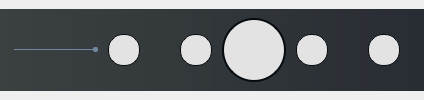
               <widget class="QWidget" name="widget_4" native="true">
                <property name="sizePolicy">
                 <sizepolicy hsizetype="Preferred" vsizetype="Fixed">
                  <horstretch>0</horstretch>
                  <verstretch>0</verstretch>
                 </sizepolicy>
                </property>
                <layout class="QHBoxLayout" name="horizontalLayout_6">
                 <property name="spacing">
                  <number>0</number>
                 </property>
                 <property name="leftMargin">
                  <number>0</number>
                 </property>
                 <property name="topMargin">
                  <number>0</number>
                 </property>
                 <property name="rightMargin">
                  <number>0</number>
                 </property>
                 <property name="bottomMargin">
                  <number>0</number>
                 </property>
                 <item>
                  <layout class="QVBoxLayout" name="verticalLayout">
                   <property name="spacing">
                    <number>0</number>
                   </property>
                   <item>
                    <widget class="QWidget" name="widget_6" native="true">
                     <property name="sizePolicy">
                      <sizepolicy hsizetype="Preferred" vsizetype="Fixed">
                       <horstretch>0</horstretch>
                       <verstretch>0</verstretch>
                      </sizepolicy>
                     </property>
                     <property name="styleSheet">
                      <string notr="true">QWidget{
background-color: qlineargradient(spread:pad, x1:0, y1:0, x2:1, y2:0, stop:0 rgba(59, 65, 65, 255), stop:1 rgba(40, 44, 51, 255));
}
	</string>
                     </property>
                     <layout class="QHBoxLayout" name="horizontalLayout_8">
                      <item>
                       <layout class="QHBoxLayout" name="horizontalLayout_7">
                        <property name="spacing">
                         <number>0</number>
                        </property>
                        <property name="sizeConstraint">
                         <enum>QLayout::SetDefaultConstraint</enum>
                        </property>
                        <item>
                         <spacer name="horizontalSpacer_14">
                          <property name="orientation">
                           <enum>Qt::Horizontal</enum>
                          </property>
                          <property name="sizeType">
                           <enum>QSizePolicy::Fixed</enum>
                          </property>
                          <property name="sizeHint" stdset="0">
                           <size>
                            <width>5</width>
                            <height>20</height>
                           </size>
                          </property>
                         </spacer>
                        </item>
                        <item>
                         <widget class="QSlider" name="volumeSlider">
                          <property name="sizePolicy">
                           <sizepolicy hsizetype="Fixed" vsizetype="Fixed">
                            <horstretch>0</horstretch>
                            <verstretch>0</verstretch>
                           </sizepolicy>
                          </property>
                          <property name="styleSheet">
                           <string notr="true">QSlider{
	background: transparent;
}

QSlider::groove:horizontal {
	height: 1px;
	background: transparent;
}

QSlider::handle:horizontal {
	
	color: rgb(210, 74, 67);
	border: none;
	background: #7187a0;
	width: 5px;
	margin: -2px 0;
	border-radius:2px;
}

QSlider::add-page:horizontal {
    background: red;
}

QSlider::sub-page:horizontal {
    background: #7187a0;
}

</string>
                          </property>
                          <property name="maximum">
                           <number>100</number>
                          </property>
                          <property name="value">
                           <number>100</number>
                          </property>
                          <property name="orientation">
                           <enum>Qt::Horizontal</enum>
                          </property>
                         </widget>
                        </item>
                        <item>
                         <spacer name="horizontalSpacer_12">
                          <property name="orientation">
                           <enum>Qt::Horizontal</enum>
                          </property>
                          <property name="sizeType">
                           <enum>QSizePolicy::Fixed</enum>
                          </property>
                          <property name="sizeHint" stdset="0">
                           <size>
                            <width>10</width>
                            <height>20</height>
                           </size>
                          </property>
                         </spacer>
                        </item>
                        <item>
                         <widget class="QPushButton" name="muteButton">
                          <property name="sizePolicy">
                           <sizepolicy hsizetype="Fixed" vsizetype="Fixed">
                            <horstretch>0</horstretch>
                            <verstretch>0</verstretch>
                           </sizepolicy>
                          </property>
                          <property name="minimumSize">
                           <size>
                            <width>32</width>
                            <height>32</height>
                           </size>
                          </property>
                          <property name="maximumSize">
                           <size>
                            <width>32</width>
                            <height>32</height>
                           </size>
                          </property>
                          <property name="font">
                           <font>
                            <family>Webdings</family>
                            <pointsize>14</pointsize>
                            <kerning>true</kerning>
                           </font>
                          </property>
                          <property name="styleSheet">
                           <string notr="true">QPushButton{
	border-style: solid;
	border-color: #050a0e;
	border-width: 1px;
	border-radius:15px;
	color: #d3dae3;
	padding: 2px;
	background-color: rgb(227, 227, 227);
}
QPushButton::default{
	border-style: solid;
	border-color: #050a0e;
	border-width: 1px;
	border-radius: 15px;
	color: #FFFFFF;
	padding: 2px;
	background-color: rgb(227, 227, 227);
}
QPushButton:hover{
	border-style: solid;
	border-color:white;
	border-width: 2px;
    border-radius:15px;
	color: #d3dae3;
	padding: 2px;
}
QPushButton:pressed{
	border-style: solid;
	border-color:#d24a43;
	border-width: 2px;
    border-radius:15px;
	color: #d3dae3;
	padding: 2px;
}</string>
                          </property>
                          <property name="text">
                           <string/>
                          </property>
                          <property name="iconSize">
                           <size>
                            <width>24</width>
                            <height>24</height>
                           </size>
                          </property>
                          <property name="checkable">
                           <bool>false</bool>
                          </property>
                         </widget>
                        </item>
                        <item>
                         <spacer name="horizontalSpacer_11">
                          <property name="orientation">
                           <enum>Qt::Horizontal</enum>
                          </property>
                          <property name="sizeHint" stdset="0">
                           <size>
                            <width>40</width>
                            <height>20</height>
                           </size>
                          </property>
                         </spacer>
                        </item>
                        <item>
                         <widget class="QPushButton" name="fwdButton">
                          <property name="sizePolicy">
                           <sizepolicy hsizetype="Fixed" vsizetype="Fixed">
                            <horstretch>0</horstretch>
                            <verstretch>0</verstretch>
                           </sizepolicy>
                          </property>
                          <property name="minimumSize">
                           <size>
                            <width>32</width>
                            <height>32</height>
                           </size>
                          </property>
                          <property name="maximumSize">
                           <size>
                            <width>32</width>
                            <height>32</height>
                           </size>
                          </property>
                          <property name="font">
                           <font>
                            <family>Webdings</family>
                            <pointsize>14</pointsize>
                           </font>
                          </property>
                          <property name="styleSheet">
                           <string notr="true">QPushButton{
	border-style: solid;
	border-color: #050a0e;
	border-width: 1px;
	border-radius:15px;
	color: #d3dae3;
	padding: 2px;
	background-color: rgb(227, 227, 227);
}
QPushButton::default{
	border-style: solid;
	border-color: #050a0e;
	border-width: 1px;
	border-radius: 15px;
	color: #FFFFFF;
	padding: 2px;
	background-color: rgb(227, 227, 227);
}
QPushButton:hover{
	border-style: solid;
	border-color:white;
	border-width: 2px;
    border-radius:15px;
	color: #d3dae3;
	padding: 2px;
}
QPushButton:pressed{
	border-style: solid;
	border-color:#d24a43;
	border-width: 2px;
    border-radius:15px;
	color: #d3dae3;
	padding: 2px;
}</string>
                          </property>
                          <property name="text">
                           <string/>
                          </property>
                          <property name="iconSize">
                           <size>
                            <width>24</width>
                            <height>24</height>
                           </size>
                          </property>
                         </widget>
                        </item>
                        <item>
                         <spacer name="horizontalSpacer_13">
                          <property name="orientation">
                           <enum>Qt::Horizontal</enum>
                          </property>
                          <property name="sizeType">
                           <enum>QSizePolicy::Fixed</enum>
                          </property>
                          <property name="sizeHint" stdset="0">
                           <size>
                            <width>10</width>
                            <height>20</height>
                           </size>
                          </property>
                         </spacer>
                        </item>
                        <item>
                         <widget class="QPushButton" name="playpauseButton">
                          <property name="sizePolicy">
                           <sizepolicy hsizetype="Fixed" vsizetype="Fixed">
                            <horstretch>0</horstretch>
                            <verstretch>0</verstretch>
                           </sizepolicy>
                          </property>
                          <property name="minimumSize">
                           <size>
                            <width>64</width>
                            <height>64</height>
                           </size>
                          </property>
                          <property name="maximumSize">
                           <size>
                            <width>64</width>
                            <height>64</height>
                           </size>
                          </property>
                          <property name="font">
                           <font>
                            <family>Webdings</family>
                            <pointsize>36</pointsize>
                           </font>
                          </property>
                          <property name="styleSheet">
                           <string notr="true">QPushButton{
	border-style: solid;
	border-color: #050a0e;
	border-width: 2px;
	border-radius:32px;
	color: #d3dae3;
	padding: 2px;
	background-color: rgb(227, 227, 227);
	
}
QPushButton::default{
	border-style: solid;
	border-color: #050a0e;
	border-width: 2px;
	border-radius: 32px;
	color: #FFFFFF;
	padding: 2px;
	background-color: rgb(227, 227, 227);
}
QPushButton:hover{
	border-style: solid;
	border-color:white;
	border-width: 2px;
    border-radius:32px;
	color: #d3dae3;
	padding: 2px;
}
QPushButton:pressed{
	border-style: solid;
	border-color:#d24a43;
	border-width: 2px;
    border-radius:32px;
	color: #d3dae3;
	padding: 2px;
}</string>
                          </property>
                          <property name="text">
                           <string/>
                          </property>
                          <property name="iconSize">
                           <size>
                            <width>128</width>
                            <height>128</height>
                           </size>
                          </property>
                          <property name="checkable">
                           <bool>true</bool>
                          </property>
                         </widget>
                        </item>
                        <item>
                         <spacer name="horizontalSpacer_17">
                          <property name="orientation">
                           <enum>Qt::Horizontal</enum>
                          </property>
                          <property name="sizeType">
                           <enum>QSizePolicy::Fixed</enum>
                          </property>
                          <property name="sizeHint" stdset="0">
                           <size>
                            <width>10</width>
                            <height>20</height>
                           </size>
                          </property>
                         </spacer>
                        </item>
                        <item>
                         <widget class="QPushButton" name="bwdButton">
                          <property name="sizePolicy">
                           <sizepolicy hsizetype="Fixed" vsizetype="Fixed">
                            <horstretch>0</horstretch>
                            <verstretch>0</verstretch>
                           </sizepolicy>
                          </property>
                          <property name="minimumSize">
                           <size>
                            <width>32</width>
                            <height>32</height>
                           </size>
                          </property>
                          <property name="maximumSize">
                           <size>
                            <width>32</width>
                            <height>32</height>
                           </size>
                          </property>
                          <property name="font">
                           <font>
                            <family>Webdings</family>
                            <pointsize>14</pointsize>
                           </font>
                          </property>
                          <property name="styleSheet">
                           <string notr="true">QPushButton{
	border-style: solid;
	border-color: #050a0e;
	border-width: 1px;
	border-radius:15px;
	color: #d3dae3;
	padding: 2px;
	background-color: rgb(227, 227, 227);
}
QPushButton::default{
	border-style: solid;
	border-color: #050a0e;
	border-width: 1px;
	border-radius: 15px;
	color: #FFFFFF;
	padding: 2px;
	background-color: rgb(227, 227, 227);
}
QPushButton:hover{
	border-style: solid;
	border-color:white;
	border-width: 2px;
    border-radius:15px;
	color: #d3dae3;
	padding: 2px;
}
QPushButton:pressed{
	border-style: solid;
	border-color:#d24a43;
	border-width: 2px;
    border-radius:15px;
	color: #d3dae3;
	padding: 2px;
}</string>
                          </property>
                          <property name="text">
                           <string/>
                          </property>
                          <property name="iconSize">
                           <size>
                            <width>24</width>
                            <height>24</height>
                           </size>
                          </property>
                         </widget>
                        </item>
                        <item>
                         <spacer name="horizontalSpacer_15">
                          <property name="orientation">
                           <enum>Qt::Horizontal</enum>
                          </property>
                          <property name="sizeHint" stdset="0">
                           <size>
                            <width>40</width>
                            <height>20</height>
                           </size>
                          </property>
                         </spacer>
                        </item>
                        <item>
                         <widget class="QPushButton" name="fullScrButton">
                          <property name="sizePolicy">
                           <sizepolicy hsizetype="Fixed" vsizetype="Fixed">
                            <horstretch>0</horstretch>
                            <verstretch>0</verstretch>
                           </sizepolicy>
                          </property>
                          <property name="minimumSize">
                           <size>
                            <width>32</width>
                            <height>32</height>
                           </size>
                          </property>
                          <property name="maximumSize">
                           <size>
                            <width>32</width>
                            <height>32</height>
                           </size>
                          </property>
                          <property name="font">
                           <font>
                            <family>Webdings</family>
                            <pointsize>18</pointsize>
                           </font>
                          </property>
                          <property name="styleSheet">
                           <string notr="true">QPushButton{
	border-style: solid;
	border-color: #050a0e;
	border-width: 1px;
	border-radius:15px;
	color: #d3dae3;
	padding: 2px;
	background-color: rgb(227, 227, 227);
}
QPushButton::default{
	border-style: solid;
	border-color: #050a0e;
	border-width: 1px;
	border-radius: 15px;
	color: #FFFFFF;
	padding: 2px;
	background-color: rgb(227, 227, 227);
}
QPushButton:hover{
	border-style: solid;
	border-color:white;
	border-width: 2px;
    border-radius:15px;
	color: #d3dae3;
	padding: 2px;
}
QPushButton:pressed{
	border-style: solid;
	border-color:#d24a43;
	border-width: 2px;
    border-radius:15px;
	color: #d3dae3;
	padding: 2px;
}</string>
                          </property>
                          <property name="text">
                           <string/>
                          </property>
                          <property name="iconSize">
                           <size>
                            <width>16</width>
                            <height>16</height>
                           </size>
                          </property>
                         </widget>
                        </item>
                        <item>
                         <spacer name="horizontalSpacer_16">
                          <property name="orientation">
                           <enum>Qt::Horizontal</enum>
                          </property>
                          <property name="sizeType">
                           <enum>QSizePolicy::Fixed</enum>
                          </property>
                          <property name="sizeHint" stdset="0">
                           <size>
                            <width>15</width>
                            <height>20</height>
                           </size>
                          </property>
                         </spacer>
                        </item>
                       </layout>
                      </item>
                     </layout>
                    </widget>
                   </item>
                  </layout>
                 </item>
                </layout>
               </widget>
